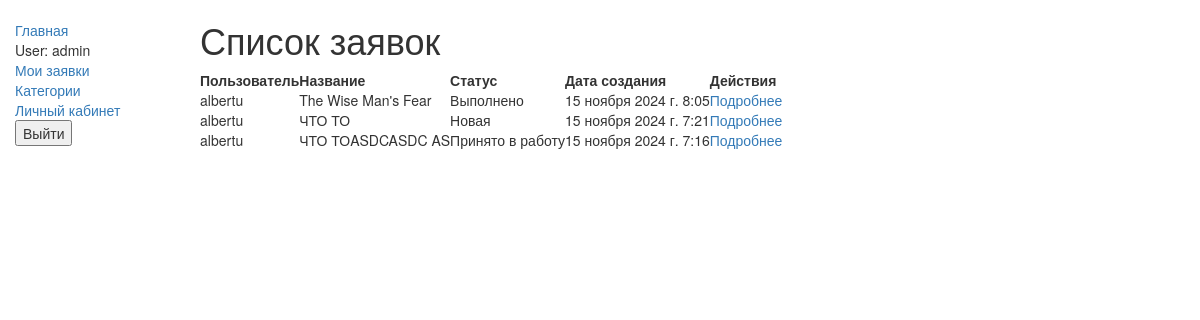
The page /main/index/ (signed in) on the database its author committed.
### main/models.py (models this page shows, shortened)
class CustomUser(AbstractUser):
    security_question  = models.ForeignKey('SecurityQuestion', on_delete=models.SET_NULL, null=True, blank=True)
    security_answer  = models.CharField(max_length=255, null=True, blank=True)
    def __str__(self):
        return self.username

class Application(models.Model):
    STATUS_CHOICES = [
        ('new', 'Новая'),
        ('in_progress', 'Принято в работу'),
        ('completed', 'Выполнено'),
    ]
    user = models.ForeignKey(CustomUser, on_delete=models.CASCADE)
    title = models.CharField(max_length=100)
    description = models.TextField()
    category = models.ForeignKey(Category, on_delete=models.SET_NULL, null=True, blank=True)
    status = models.CharField(max_length=20, choices=STATUS_CHOICES, default='new')
    created_at = models.DateTimeField(auto_now_add=True)
    image = models.ImageField(upload_to = 'application/', blank=True, null=True)

### main/views.py (the view)
# urls.py: path('index/', views.ApplicationListView.as_view(), name='application'),
class ApplicationListView( ListView):
    model = Application
    template_name = 'main/index.html'
    context_object_name  = 'applications'
    def get_queryset(self):
        return Application.objects.all().order_by('-created_at')[:4]

### main/templates/main/index.html (shortened to what this page needs)
{% extends "basic.html" %}
{% block content %}
 <h1>Список заявок</h1>
       <table>
        <thead>
            <tr>
                <th>Пользователь</th>
                <th>Название</th>
                <th>Статус</th>
                <th>Дата создания</th>
                <th>Действия</th>
            </tr>
        </thead>
        <tbody>
            {% for application in applications %}
                <tr>
                    <td>{{ application.user }}</td>
                    <td>{{ application.title }}</td>
                    <td>{{ application.get_status_display }}</td>
                    <td>{{ application.created_at }}</td>
                    <td><a href="{% url 'application_detail' application.pk %}">Подробнее</a></td>
                </tr>
            {% endfor %}
        </tbody>
    </table>
{% endblock %}

### main/templates/basic.html (shortened to what this page needs)
<!doctype html>
<html lang="en">
  <head>
    <link
      rel="stylesheet"
      href="https://maxcdn.bootstrapcdn.com/bootstrap/3.3.7/css/bootstrap.min.css" />
    {% load static %}
    <link rel="stylesheet" href="{% static 'css/styles.css' %}"/>
  </head>
  <body>
    <div class="container-fluid">
      <div class="row">
        <div class="col-sm-2">
          {% block sidebar %}
            <ul class="sidebar-nav">
              <li><a href="{% url 'application' %}">Главная</a></li>
              {% if user.is_authenticated %}
              <li>
                <li>User: {{ user.get_username }}</li>
                <li><a href="{% url 'user-application-list' %}">Мои заявки</a></li>
                {% if user.is_staff %}
                <li><a href="{% url 'category_list' %}">Категории</a></li>
                {% endif %}
                <li><a href="{% url 'profile' %}">Личный кабинет</a></li>
                <form method="POST" action="{% url 'logout' %}">
                      <button type="submit">Выйти</button>
                </form>
              </li>
            {% endif %}
            </ul>
          {% endblock %}
        </div>
    {% block content %}
    {% endblock %}
  </body>
</html>

### main/static/css/styles.css (style rules this page uses)
.sidebar-nav { margin-top: 20px; padding: 0; list-style: none; }
form { width: 50%; }

### rows shown on the page
CustomUser: get_username "admin"
Application: user "albertu", title "The Wise Man's Fear", status "Выполнено", created_at "15 ноября 2024 г. 8:05"
Application: user "albertu", title "ЧТО ТО", status "Новая", created_at "15 ноября 2024 г. 7:21"
Application: user "albertu", title "ЧТО ТОASDCASDC AS", status "Принято в работу", created_at "15 ноября 2024 г. 7:16"
